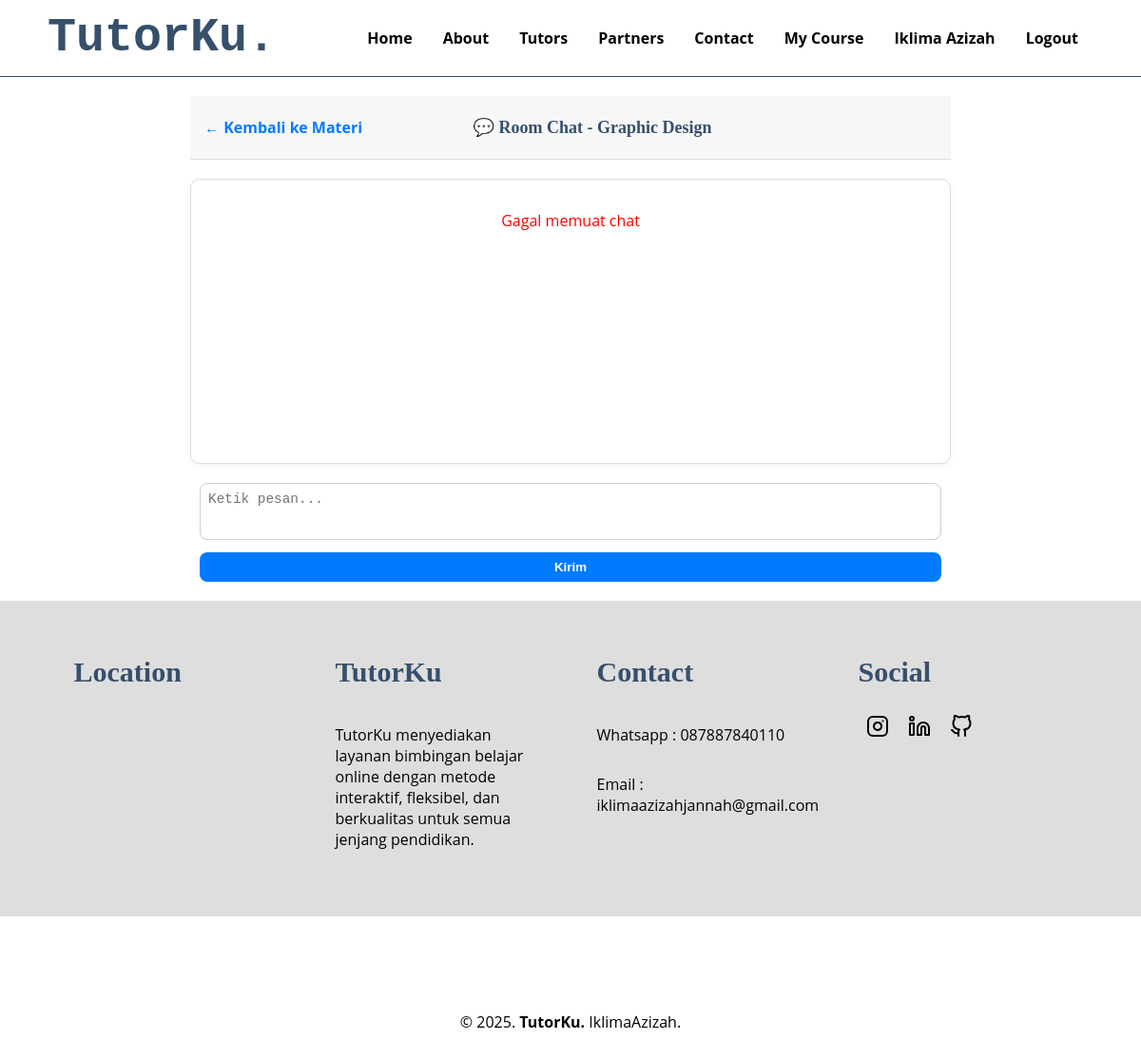
Page /member_chat_room.php?id_kursus=2 (signed in) on the committed database.
### tables this page shows
CREATE TABLE `content` (
  `id` int(11) NOT NULL,
  `foto` varchar(255) NOT NULL,
  `judul` varchar(255) NOT NULL,
  `isi` text NOT NULL,
  `tgl_isi` datetime NOT NULL DEFAULT current_timestamp() ON UPDATE current_timestamp(),
  `id_tutor` int(11) DEFAULT NULL
);

CREATE TABLE `info` (
  `id` int(11) NOT NULL,
  `judul` varchar(225) NOT NULL,
  `isi` text NOT NULL,
  `tgl_isi` timestamp NOT NULL DEFAULT current_timestamp() ON UPDATE current_timestamp()
);

### inc/inc_fungsi.php (called while the page is built, shortened)
<?php
function ambil_isi_info($id,$kolom){
    global $koneksi;
    $sql1 = "select $kolom from info where id ='$id'";
    $q1 = mysqli_query($koneksi,$sql1);
    $r1 = mysqli_fetch_array($q1);
    return $r1[$kolom];
}

### member_chat_room.php (the view, shortened to what this page needs)
<?php
include("inc_header.php");
$id_kursus = 0;
if (isset($_GET['id_kursus'])) $id_kursus = intval($_GET['id_kursus']);
elseif (isset($_GET['id'])) $id_kursus = intval($_GET['id']);
$sql_kursus = "SELECT id_tutor, judul FROM content WHERE id = ? LIMIT 1";
$stmt_kursus = mysqli_prepare($koneksi, $sql_kursus);
mysqli_stmt_bind_param($stmt_kursus, "i", $id_kursus);
mysqli_stmt_execute($stmt_kursus);
$res_k = mysqli_stmt_get_result($stmt_kursus);
$data_kursus = mysqli_fetch_assoc($res_k);
$judul_kursus = $data_kursus['judul'];
?>
<div class="member-chat-header">
  <a href="materi.php?id=<?= $id_kursus; ?>" class="chat-back-link">← Kembali ke Materi</a>
  <h3 class="chat-title">💬 Room Chat - <?= htmlspecialchars($judul_kursus); ?></h3>
</div>
<div id="chat-box">
</div>
<form id="chat-form" method="post">
  <textarea name="pesan" id="pesan" placeholder="Ketik pesan..." required></textarea>
  <button type="submit">Kirim</button>
</form>
<?php include("inc_footer.php"); ?>

### inc_footer.php (shortened to what this page needs)
</div>
<div id="contact">
    <div class="wrapper">
        <div class="footer">
            <div class="footer-section">
                <h3>Location</h3>
                <iframe
                    src="https://www.google.com/maps/embed?pb=!1m18!1m12!1m3!1d3964.8097419736164!2d106.85628137409918!3d-6.41848726276821!2m3!1f0!2f0!3f0!3m2!1i1024!2i768!4f13.1!3m3!1m2!1s0x2e69ebac813f9cb1%3A0x5e03d94c009a6dbf!2sMasjid%20Jami&#39;%20As-Syifa!5e0!3m2!1sid!2sid!4v1738572054634!5m2!1sid!2sid"
                    style="width: 200px; height: 100px; border: 0;"
                    allowfullscreen=""
                    loading="lazy"
                ></iframe>
            </div>
            <div class="footer-section">
                <h3><?php echo ambil_isi_info('1','judul') ?></h3>
                <?php echo ambil_isi_info('1','isi') ?>
            </div>
            <div class="footer-section">
                <h3><?php echo ambil_isi_info('2','judul') ?></h3>
                 <?php echo ambil_isi_info('2','isi') ?>
            </div>
            <div class="footer-section">
                <h3>Social</h3>
                <a href="https://www.instagram.com/iklimaazizah/"
                ><i data-feather="instagram"></i
                ></a>
                <a href="https://www.linkedin.com/in/iklima-azizah-jannah/"
                ><i data-feather="linkedin"></i
                ></a>
                <a href="https://github.com/iklimaazjnnh"
                ><i data-feather="github"></i
                ></a>
            </div>
        </div>
    </div>
</div>
<div id="copyright">
  <div class="wrapper">&copy; 2025. <b>TutorKu.</b> IklimaAzizah.</div>
</div>
</body>
</html>

### css/style.css (style rules this page uses)
* { text-decoration: none; box-sizing: border-box; outline: none; border: none; margin: 0px; padding: 0px; }
body { margin: 0px; padding: 0px; font-family: "Open Sans", sans-serif; }
html { scroll-behavior: smooth; }
.wrapper { width: 1100px; margin: auto; position: relative; }
p { margin: 10px 0px 10px 0px; padding: 10px 0px 10px 0px; }
#contact { background: #dedede; padding: 50px 0px 50px 0px; }
.footer { width: 100%; position: relative; display: flex; flex-wrap: wrap; margin: auto; }
.footer-section { width: 20%; margin: 0 auto; }
h3 { font-family: "comic sans ms"; font-weight: 800; font-size: 30px; margin-bottom: 20px; color: #364f6b; width: 100%; line-height: 50px; }
.footer-section a { color: #000000; margin: 0.5rem; }
#copyright { text-align: center; width: 100%; padding: 50px 0px 50px 0px; margin-top: 50px; }
#chat-form { padding: 10px; background: #fff; display: flex; flex-direction: column; gap: 5px; }
#chat-form textarea { width: 100%; height: 60px; resize: none; margin-bottom: 5px; border: 1px solid #ccc; border-radius: 8px; padding: 8px; font-size: 0.9rem; }
#chat-form button { width: 100%; background: #007bff; color: white; padding: 8px; border: none; border-radius: 8px; font-weight: bold; cursor: pointer; transition: background 0.2s; }
.member-chat-header { display: flex; align-items: center; justify-content: space-between; margin: 10px 0; padding: 8px 15px; background-color: #f7f7f7; border-bottom: 1px solid #ddd; flex-wrap: wrap; }
.member-chat-header a { text-decoration: none; color: #007BFF; font-weight: bold; font-size: 16px; flex-shrink: 0; }
.member-chat-header h3 { flex-grow: 1; text-align: center; margin: 0; font-size: 18px; color: #364f6b; }
.member-chat-header { max-width: 800px; margin: 20px auto; display: flex; align-items: center; justify-content: space-between; }
.chat-back-link { text-decoration: none; color: #007BFF; font-weight: bold; }
.chat-title { margin: 0; text-align: center; flex: 1; }
#chat-box { max-width: 800px; margin: 0 auto; padding: 12px; border: 1px solid #ddd; border-radius: 10px; height: 300px; overflow-y: auto; background: #fff; box-shadow: 0px 2px 6px rgba(0,0,0,0.05); }
#chat-form { max-width: 800px; margin: 10px auto; display: flex; flex-direction: column; gap: 8px; }
#pesan { width: 100%; height: 60px; resize: none; padding: 10px; border: 1px solid #ccc; border-radius: 8px; font-size: 14px; }
#chat-form button { align-self: flex-end; padding: 8px 18px; background: #007BFF; color: #fff; border: none; border-radius: 8px; cursor: pointer; font-weight: bold; transition: background 0.2s ease; }

### rows in the picture
content: judul "Graphic Design"
info: judul "TutorKu", isi "TutorKu menyediakan layanan bimbingan belajar online dengan metode interaktif, fleksibel, dan berkualitas untuk semua jenjang pendidikan."
info: judul "Contact", isi "Whatsapp : 087887840110 Email : iklimaazizahjannah@gmail.com"

### other values in the picture
$_SESSION['members_nama_lengkap'] "Iklima Azizah"
